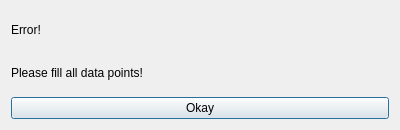
<?xml version="1.0" encoding="UTF-8"?>
<ui version="4.0">
 <class>UnfilledDataDialog</class>
 <widget class="QDialog" name="UnfilledDataDialog">
  <property name="geometry">
   <rect>
    <x>0</x>
    <y>0</y>
    <width>400</width>
    <height>130</height>
   </rect>
  </property>
  <property name="windowTitle">
   <string>Dialog</string>
  </property>
  <layout class="QGridLayout" name="gridLayout">
   <item row="0" column="0">
    <widget class="QLabel" name="label">
     <property name="text">
      <string>Error!</string>
     </property>
    </widget>
   </item>
   <item row="2" column="0">
    <widget class="QPushButton" name="OkayButton">
     <property name="text">
      <string>Okay</string>
     </property>
    </widget>
   </item>
   <item row="1" column="0">
    <widget class="QLabel" name="label_2">
     <property name="text">
      <string>Please fill all data points!</string>
     </property>
    </widget>
   </item>
  </layout>
 </widget>
 <resources/>
 <connections/>
</ui>
